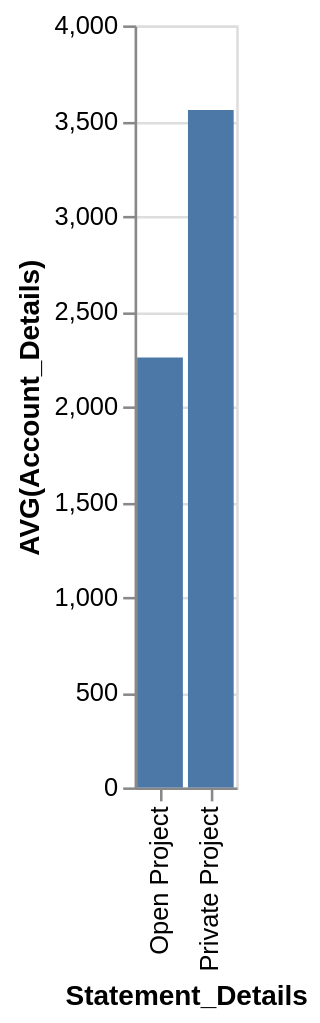

Vega-Lite specification for this chart:
### Vega-Lite specification from a JSON file in a GitHub repository (floating-point values rounded to 4 significant figures)
{"data": {"values": [{"x_data": "Open Project", "y_data": 2257.0}, {"x_data": "Private Project", "y_data": 3556.0}]}, "mark": "bar", "encoding": {"x": {"field": "x_data", "type": "nominal", "title": "Statement_Details", "sort": {"op": "sum", "field": "y_data", "order": "ascending"}}, "y": {"field": "y_data", "type": "quantitative", "title": "AVG(Account_Details)"}}}
